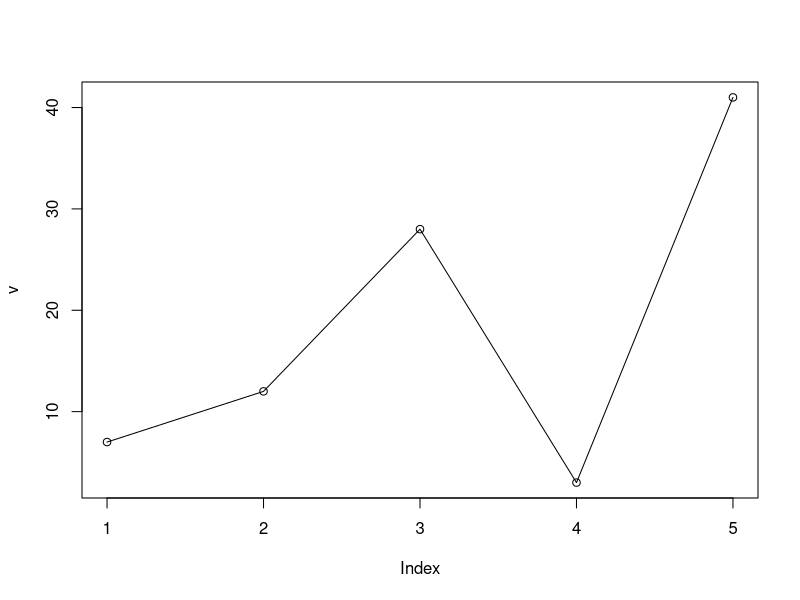
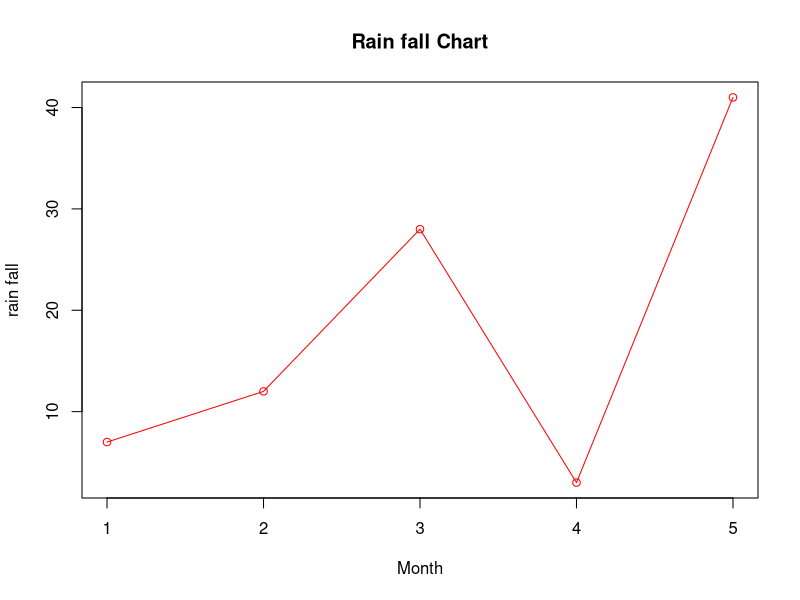
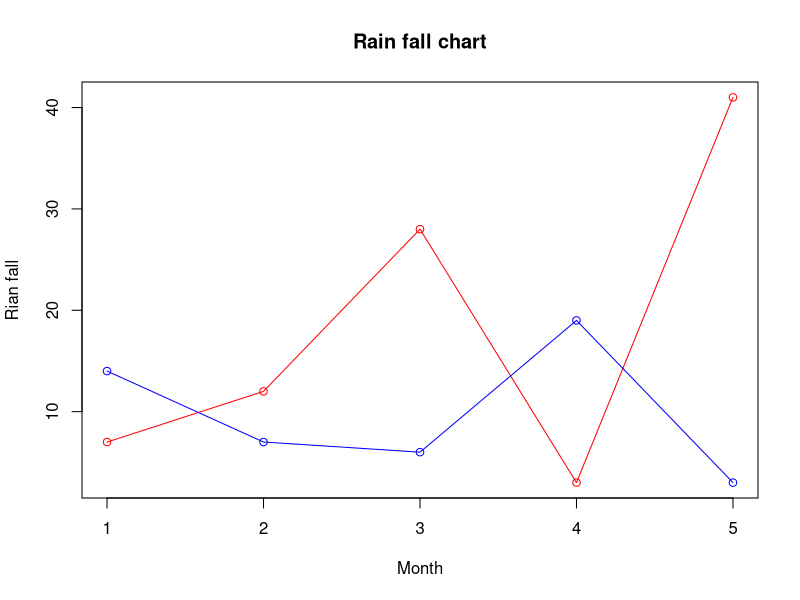

R code for these plots, in order:
#plot(v,type,col,xlab,ylab)

v <- c(7,12,28,3,41)
png(file="line_chart.png")
plot(v,type="o")
dev.off()



v <- c(7,12,28,3,41)
png(file ="line_chart_label_colored.jpg")

plot(v,type = "o",col = "red", xlab = "Month", ylab="rain fall", main = "Rain fall Chart")
dev.off()

#

v <- c(7,12,28,3,41)
t <- c(14,7,6,19,3)

png(file = "line_chart.jpg")

plot(v,type ="o", col="red",xlab = "Month",ylab = "Rian fall", main = "Rain fall chart")

lines(t,type="o", col="Blue")
dev.off()